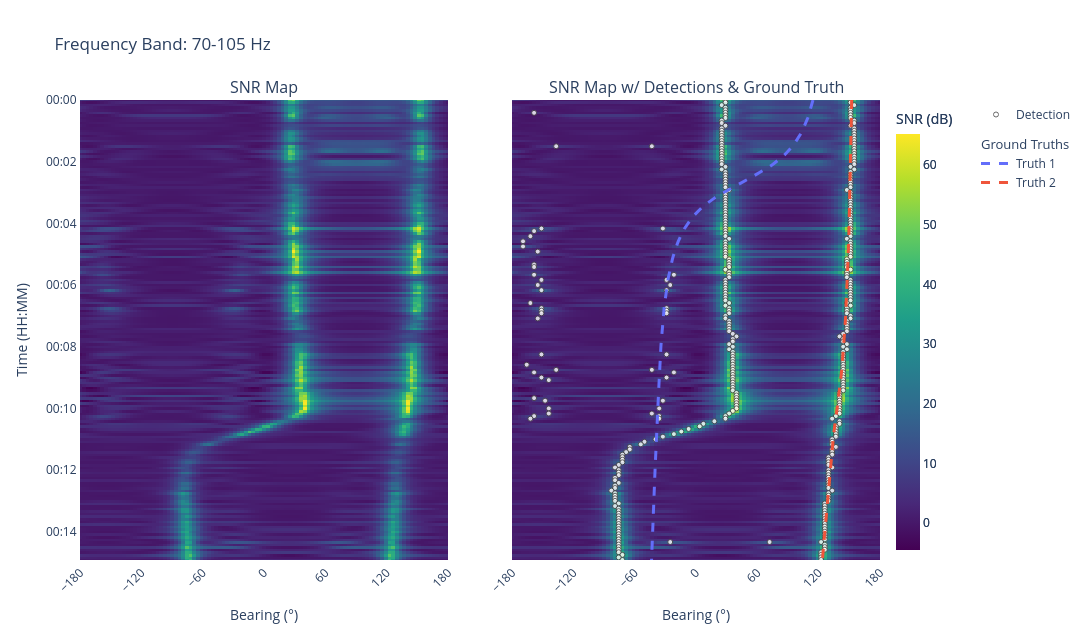
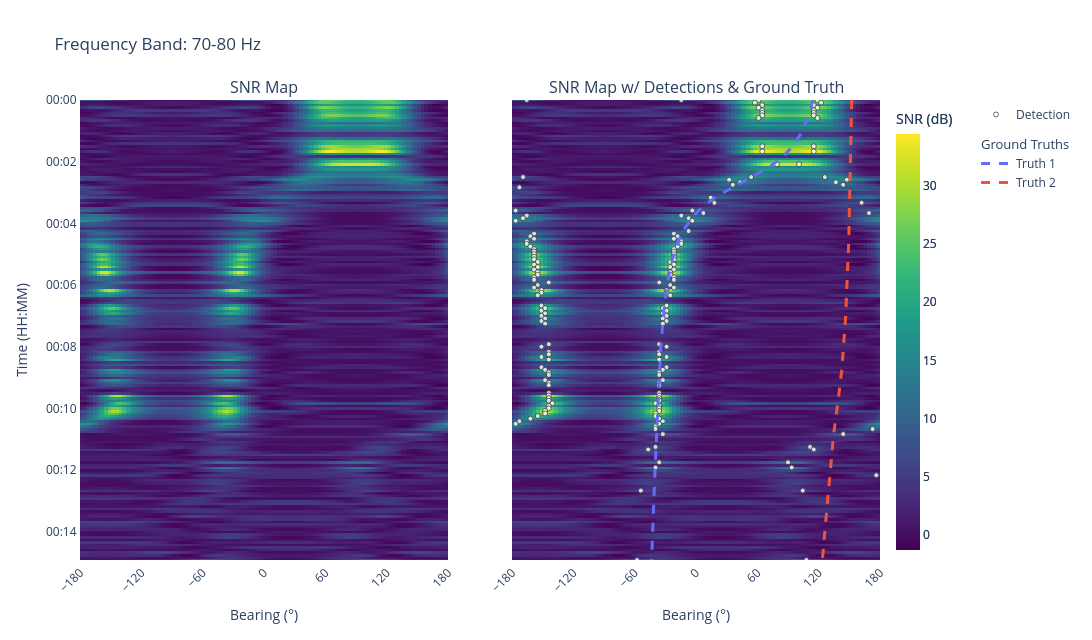
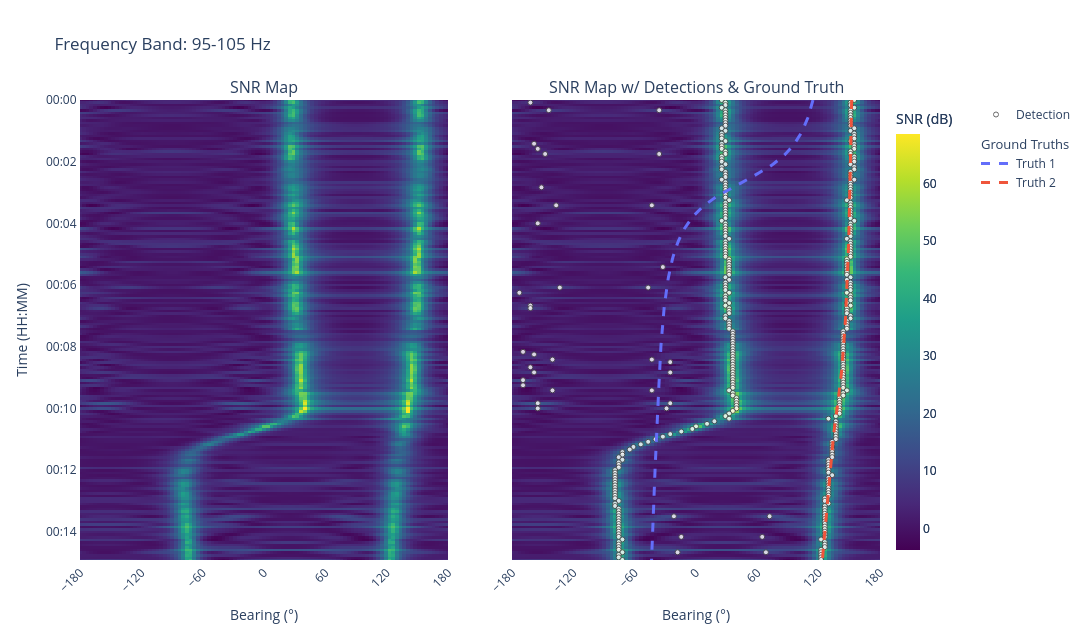

Notebook cell for these charts, in order:
### Markdown cell above
## Per-Band BTR Inspection

These figures inspect each beamformer configuration one at a time. For each band, we first view the raw SNR field and then the same field with detections and bearing truth overlays.

### Code cell
import plotly.express as px
import plotly.graph_objects as go
from plotly.subplots import make_subplots

from bluepebble.plotter import plot_btr

for snr_map, detections_flat, config in zip(
    snr_maps,
    detections_flat_per_bf,
    freq_bands,
    strict=False,
):
    map_rows = min(len(timesteps), snr_map.shape[0])
    timesteps_map = np.array(timesteps[:map_rows])
    snr_map_plot = snr_map[:map_rows]

    fig_btr = make_subplots(
        rows=1,
        cols=2,
        shared_yaxes=True,
        horizontal_spacing=0.08,
        subplot_titles=(
            "SNR Map",
            "SNR Map w/ Detections & Ground Truth",
        ),
    )

    plot_btr(
        data=snr_map_plot,
        timesteps=timesteps_map,
        steering_azimuths=np.rad2deg(steering_azimuths_rad),
        fig=fig_btr,
        row=1,
        col=1,
    )
    plot_btr(
        data=snr_map_plot,
        detections=detections_flat,
        truths=relative_bearing_ground_truths,
        timesteps=timesteps_map,
        steering_azimuths=np.rad2deg(steering_azimuths_rad),
        fig=fig_btr,
        row=1,
        col=2,
    )

    fig_btr.update_layout(
        width=1280,
        height=640,
        title=f"Frequency Band: {config['label']}",
        legend=dict(x=1.12,),
    )
    fig_btr.update_yaxes(title_text="Time (HH:MM)", row=1, col=1)
    fig_btr.update_yaxes(title_text="", row=1, col=2)
    fig_btr.show()

### Figure 1 — Plotly figure (JSON) as saved in the notebook; plotly's stock layout.template omitted (floating-point values rounded to 4 significant figures; data arrays with more than 128 entries replaced by an {"elided": "..."} marker saying what was removed)
{"data": [{"colorbar": {"len": 1, "thickness": 24, "title": {"text": "SNR (dB)"}, "x": 1.02, "xanchor": "left", "xpad": 0}, "colorscale": [[0, "#440154"], [0.1111, "#482878"], [0.2222, "#3e4989"], [0.3333, "#31688e"], [0.4444, "#26828e"], [0.5556, "#1f9e89"], [0.6667, "#35b779"], [0.7778, "#6ece58"], [0.8889, "#b5de2b"], [1, "#fde725"]], "type": "heatmap", "x": [-180.0, -176.4, -172.8, -169.2, -165.6, -162.0, -158.4, -154.8, -151.2, -147.6, -144.0, -140.4, -136.8, -133.2, -129.6, -126.0, -122.4, -118.8, -115.2, -111.6, -108.0, -104.4, -100.8, -97.2, -93.6, -90.0, -86.4, -82.8, -79.2, -75.6, -72.0, -68.4, -64.8, -61.2, -57.6, -54.0, -50.4, -46.8, -43.2, -39.6, -36.0, -32.4, -28.8, -25.2, -21.6, -18.0, -14.4, -10.8, -7.2, -3.6, 2.544e-14, 3.6, 7.2, 10.8, 14.4, 18.0, 21.6, 25.2, 28.8, 32.4, 36.0, 39.6, 43.2, 46.8, 50.4, 54.0, 57.6, 61.2, 64.8, 68.4, 72.0, 75.6, 79.2, 82.8, 86.4, 90.0, 93.6, 97.2, 100.8, 104.4, 108.0, 111.6, 115.2, 118.8, 122.4, 126.0, 129.6, 133.2, 136.8, 140.4, 144.0, 147.6, 151.2, 154.8, 158.4, 162.0, 165.6, 169.2, 172.8, 176.4, 180.0], "xaxis": "x", "y": {"elided": "180 str values"}, "yaxis": "y", "z": {"elided": "180x101 float values"}}, {"colorbar": {"len": 1, "thickness": 24, "title": {"text": "SNR (dB)"}, "x": 1.02, "xanchor": "left", "xpad": 0}, "colorscale": [[0, "#440154"], [0.1111, "#482878"], [0.2222, "#3e4989"], [0.3333, "#31688e"], [0.4444, "#26828e"], [0.5556, "#1f9e89"], [0.6667, "#35b779"], [0.7778, "#6ece58"], [0.8889, "#b5de2b"], [1, "#fde725"]], "type": "heatmap", "x": [-180.0, -176.4, -172.8, -169.2, -165.6, -162.0, -158.4, -154.8, -151.2, -147.6, -144.0, -140.4, -136.8, -133.2, -129.6, -126.0, -122.4, -118.8, -115.2, -111.6, -108.0, -104.4, -100.8, -97.2, -93.6, -90.0, -86.4, -82.8, -79.2, -75.6, -72.0, -68.4, -64.8, -61.2, -57.6, -54.0, -50.4, -46.8, -43.2, -39.6, -36.0, -32.4, -28.8, -25.2, -21.6, -18.0, -14.4, -10.8, -7.2, -3.6, 2.544e-14, 3.6, 7.2, 10.8, 14.4, 18.0, 21.6, 25.2, 28.8, 32.4, 36.0, 39.6, 43.2, 46.8, 50.4, 54.0, 57.6, 61.2, 64.8, 68.4, 72.0, 75.6, 79.2, 82.8, 86.4, 90.0, 93.6, 97.2, 100.8, 104.4, 108.0, 111.6, 115.2, 118.8, 122.4, 126.0, 129.6, 133.2, 136.8, 140.4, 144.0, 147.6, 151.2, 154.8, 158.4, 162.0, 165.6, 169.2, 172.8, 176.4, 180.0], "xaxis": "x2", "y": {"elided": "180 str values"}, "yaxis": "y2", "z": {"elided": "180x101 float values"}}, {"legendgroup": "detections", "marker": {"color": "white", "line": {"width": 1}, "opacity": 0.8, "size": 5}, "mode": "markers", "name": "Detection", "type": "scatter", "x": {"elided": "411 float values"}, "xaxis": "x2", "y": {"elided": "411 str values"}, "yaxis": "y2"}, {"connectgaps": false, "legendgroup": "truths", "legendgrouptitle": {"text": "Ground Truths"}, "line": {"color": "#636EFA", "dash": "dash", "width": 3}, "mode": "lines", "name": "Truth 1", "type": "scatter", "x": {"elided": "180 float values"}, "xaxis": "x2", "y": {"elided": "180 str values"}, "yaxis": "y2"}, {"connectgaps": false, "legendgroup": "truths", "line": {"color": "#EF553B", "dash": "dash", "width": 3}, "mode": "lines", "name": "Truth 2", "type": "scatter", "x": {"elided": "180 float values"}, "xaxis": "x2", "y": {"elided": "180 str values"}, "yaxis": "y2"}], "layout": {"annotations": [{"font": {"size": 16}, "showarrow": false, "text": "SNR Map", "x": 0.23, "xanchor": "center", "xref": "paper", "y": 1, "yanchor": "bottom", "yref": "paper"}, {"font": {"size": 16}, "showarrow": false, "text": "SNR Map w/ Detections & Ground Truth", "x": 0.77, "xanchor": "center", "xref": "paper", "y": 1, "yanchor": "bottom", "yref": "paper"}], "height": 640, "legend": {"x": 1.12}, "title": {"text": "Frequency Band: 70-105 Hz"}, "width": 1280, "xaxis": {"anchor": "y", "domain": [0, 0.46], "dtick": 60, "range": [-180, 180], "showline": true, "tick0": -180, "tickangle": -45, "tickmode": "linear", "title": {"text": "Bearing (°)"}}, "xaxis2": {"anchor": "y2", "domain": [0.54, 1], "dtick": 60, "range": [-180, 180], "showline": true, "tick0": -180, "tickangle": -45, "tickmode": "linear", "title": {"text": "Bearing (°)"}}, "yaxis": {"anchor": "x", "autorange": false, "domain": [0, 1], "range": ["2026-03-02T00:14:55", "2026-03-02T00:00:00"], "showline": true, "tickformat": "%H:%M", "title": {"text": "Time (HH:MM)"}}, "yaxis2": {"anchor": "x2", "autorange": false, "domain": [0, 1], "matches": "y", "range": ["2026-03-02T00:14:55", "2026-03-02T00:00:00"], "showline": true, "showticklabels": false, "tickformat": "%H:%M", "title": {"text": ""}}}}

### Figure 2 — Plotly figure (JSON) as saved in the notebook; plotly's stock layout.template omitted (floating-point values rounded to 4 significant figures; data arrays with more than 128 entries replaced by an {"elided": "..."} marker saying what was removed)
{"data": [{"colorbar": {"len": 1, "thickness": 24, "title": {"text": "SNR (dB)"}, "x": 1.02, "xanchor": "left", "xpad": 0}, "colorscale": [[0, "#440154"], [0.1111, "#482878"], [0.2222, "#3e4989"], [0.3333, "#31688e"], [0.4444, "#26828e"], [0.5556, "#1f9e89"], [0.6667, "#35b779"], [0.7778, "#6ece58"], [0.8889, "#b5de2b"], [1, "#fde725"]], "type": "heatmap", "x": [-180.0, -176.4, -172.8, -169.2, -165.6, -162.0, -158.4, -154.8, -151.2, -147.6, -144.0, -140.4, -136.8, -133.2, -129.6, -126.0, -122.4, -118.8, -115.2, -111.6, -108.0, -104.4, -100.8, -97.2, -93.6, -90.0, -86.4, -82.8, -79.2, -75.6, -72.0, -68.4, -64.8, -61.2, -57.6, -54.0, -50.4, -46.8, -43.2, -39.6, -36.0, -32.4, -28.8, -25.2, -21.6, -18.0, -14.4, -10.8, -7.2, -3.6, 2.544e-14, 3.6, 7.2, 10.8, 14.4, 18.0, 21.6, 25.2, 28.8, 32.4, 36.0, 39.6, 43.2, 46.8, 50.4, 54.0, 57.6, 61.2, 64.8, 68.4, 72.0, 75.6, 79.2, 82.8, 86.4, 90.0, 93.6, 97.2, 100.8, 104.4, 108.0, 111.6, 115.2, 118.8, 122.4, 126.0, 129.6, 133.2, 136.8, 140.4, 144.0, 147.6, 151.2, 154.8, 158.4, 162.0, 165.6, 169.2, 172.8, 176.4, 180.0], "xaxis": "x", "y": {"elided": "180 str values"}, "yaxis": "y", "z": {"elided": "180x101 float values"}}, {"colorbar": {"len": 1, "thickness": 24, "title": {"text": "SNR (dB)"}, "x": 1.02, "xanchor": "left", "xpad": 0}, "colorscale": [[0, "#440154"], [0.1111, "#482878"], [0.2222, "#3e4989"], [0.3333, "#31688e"], [0.4444, "#26828e"], [0.5556, "#1f9e89"], [0.6667, "#35b779"], [0.7778, "#6ece58"], [0.8889, "#b5de2b"], [1, "#fde725"]], "type": "heatmap", "x": [-180.0, -176.4, -172.8, -169.2, -165.6, -162.0, -158.4, -154.8, -151.2, -147.6, -144.0, -140.4, -136.8, -133.2, -129.6, -126.0, -122.4, -118.8, -115.2, -111.6, -108.0, -104.4, -100.8, -97.2, -93.6, -90.0, -86.4, -82.8, -79.2, -75.6, -72.0, -68.4, -64.8, -61.2, -57.6, -54.0, -50.4, -46.8, -43.2, -39.6, -36.0, -32.4, -28.8, -25.2, -21.6, -18.0, -14.4, -10.8, -7.2, -3.6, 2.544e-14, 3.6, 7.2, 10.8, 14.4, 18.0, 21.6, 25.2, 28.8, 32.4, 36.0, 39.6, 43.2, 46.8, 50.4, 54.0, 57.6, 61.2, 64.8, 68.4, 72.0, 75.6, 79.2, 82.8, 86.4, 90.0, 93.6, 97.2, 100.8, 104.4, 108.0, 111.6, 115.2, 118.8, 122.4, 126.0, 129.6, 133.2, 136.8, 140.4, 144.0, 147.6, 151.2, 154.8, 158.4, 162.0, 165.6, 169.2, 172.8, 176.4, 180.0], "xaxis": "x2", "y": {"elided": "180 str values"}, "yaxis": "y2", "z": {"elided": "180x101 float values"}}, {"legendgroup": "detections", "marker": {"color": "white", "line": {"width": 1}, "opacity": 0.8, "size": 5}, "mode": "markers", "name": "Detection", "type": "scatter", "x": {"elided": "184 float values"}, "xaxis": "x2", "y": {"elided": "184 str values"}, "yaxis": "y2"}, {"connectgaps": false, "legendgroup": "truths", "legendgrouptitle": {"text": "Ground Truths"}, "line": {"color": "#636EFA", "dash": "dash", "width": 3}, "mode": "lines", "name": "Truth 1", "type": "scatter", "x": {"elided": "180 float values"}, "xaxis": "x2", "y": {"elided": "180 str values"}, "yaxis": "y2"}, {"connectgaps": false, "legendgroup": "truths", "line": {"color": "#EF553B", "dash": "dash", "width": 3}, "mode": "lines", "name": "Truth 2", "type": "scatter", "x": {"elided": "180 float values"}, "xaxis": "x2", "y": {"elided": "180 str values"}, "yaxis": "y2"}], "layout": {"annotations": [{"font": {"size": 16}, "showarrow": false, "text": "SNR Map", "x": 0.23, "xanchor": "center", "xref": "paper", "y": 1, "yanchor": "bottom", "yref": "paper"}, {"font": {"size": 16}, "showarrow": false, "text": "SNR Map w/ Detections & Ground Truth", "x": 0.77, "xanchor": "center", "xref": "paper", "y": 1, "yanchor": "bottom", "yref": "paper"}], "height": 640, "legend": {"x": 1.12}, "title": {"text": "Frequency Band: 70-80 Hz"}, "width": 1280, "xaxis": {"anchor": "y", "domain": [0, 0.46], "dtick": 60, "range": [-180, 180], "showline": true, "tick0": -180, "tickangle": -45, "tickmode": "linear", "title": {"text": "Bearing (°)"}}, "xaxis2": {"anchor": "y2", "domain": [0.54, 1], "dtick": 60, "range": [-180, 180], "showline": true, "tick0": -180, "tickangle": -45, "tickmode": "linear", "title": {"text": "Bearing (°)"}}, "yaxis": {"anchor": "x", "autorange": false, "domain": [0, 1], "range": ["2026-03-02T00:14:55", "2026-03-02T00:00:00"], "showline": true, "tickformat": "%H:%M", "title": {"text": "Time (HH:MM)"}}, "yaxis2": {"anchor": "x2", "autorange": false, "domain": [0, 1], "matches": "y", "range": ["2026-03-02T00:14:55", "2026-03-02T00:00:00"], "showline": true, "showticklabels": false, "tickformat": "%H:%M", "title": {"text": ""}}}}

### Figure 3 — Plotly figure (JSON) as saved in the notebook; plotly's stock layout.template omitted (floating-point values rounded to 4 significant figures; data arrays with more than 128 entries replaced by an {"elided": "..."} marker saying what was removed)
{"data": [{"colorbar": {"len": 1, "thickness": 24, "title": {"text": "SNR (dB)"}, "x": 1.02, "xanchor": "left", "xpad": 0}, "colorscale": [[0, "#440154"], [0.1111, "#482878"], [0.2222, "#3e4989"], [0.3333, "#31688e"], [0.4444, "#26828e"], [0.5556, "#1f9e89"], [0.6667, "#35b779"], [0.7778, "#6ece58"], [0.8889, "#b5de2b"], [1, "#fde725"]], "type": "heatmap", "x": [-180.0, -176.4, -172.8, -169.2, -165.6, -162.0, -158.4, -154.8, -151.2, -147.6, -144.0, -140.4, -136.8, -133.2, -129.6, -126.0, -122.4, -118.8, -115.2, -111.6, -108.0, -104.4, -100.8, -97.2, -93.6, -90.0, -86.4, -82.8, -79.2, -75.6, -72.0, -68.4, -64.8, -61.2, -57.6, -54.0, -50.4, -46.8, -43.2, -39.6, -36.0, -32.4, -28.8, -25.2, -21.6, -18.0, -14.4, -10.8, -7.2, -3.6, 2.544e-14, 3.6, 7.2, 10.8, 14.4, 18.0, 21.6, 25.2, 28.8, 32.4, 36.0, 39.6, 43.2, 46.8, 50.4, 54.0, 57.6, 61.2, 64.8, 68.4, 72.0, 75.6, 79.2, 82.8, 86.4, 90.0, 93.6, 97.2, 100.8, 104.4, 108.0, 111.6, 115.2, 118.8, 122.4, 126.0, 129.6, 133.2, 136.8, 140.4, 144.0, 147.6, 151.2, 154.8, 158.4, 162.0, 165.6, 169.2, 172.8, 176.4, 180.0], "xaxis": "x", "y": {"elided": "180 str values"}, "yaxis": "y", "z": {"elided": "180x101 float values"}}, {"colorbar": {"len": 1, "thickness": 24, "title": {"text": "SNR (dB)"}, "x": 1.02, "xanchor": "left", "xpad": 0}, "colorscale": [[0, "#440154"], [0.1111, "#482878"], [0.2222, "#3e4989"], [0.3333, "#31688e"], [0.4444, "#26828e"], [0.5556, "#1f9e89"], [0.6667, "#35b779"], [0.7778, "#6ece58"], [0.8889, "#b5de2b"], [1, "#fde725"]], "type": "heatmap", "x": [-180.0, -176.4, -172.8, -169.2, -165.6, -162.0, -158.4, -154.8, -151.2, -147.6, -144.0, -140.4, -136.8, -133.2, -129.6, -126.0, -122.4, -118.8, -115.2, -111.6, -108.0, -104.4, -100.8, -97.2, -93.6, -90.0, -86.4, -82.8, -79.2, -75.6, -72.0, -68.4, -64.8, -61.2, -57.6, -54.0, -50.4, -46.8, -43.2, -39.6, -36.0, -32.4, -28.8, -25.2, -21.6, -18.0, -14.4, -10.8, -7.2, -3.6, 2.544e-14, 3.6, 7.2, 10.8, 14.4, 18.0, 21.6, 25.2, 28.8, 32.4, 36.0, 39.6, 43.2, 46.8, 50.4, 54.0, 57.6, 61.2, 64.8, 68.4, 72.0, 75.6, 79.2, 82.8, 86.4, 90.0, 93.6, 97.2, 100.8, 104.4, 108.0, 111.6, 115.2, 118.8, 122.4, 126.0, 129.6, 133.2, 136.8, 140.4, 144.0, 147.6, 151.2, 154.8, 158.4, 162.0, 165.6, 169.2, 172.8, 176.4, 180.0], "xaxis": "x2", "y": {"elided": "180 str values"}, "yaxis": "y2", "z": {"elided": "180x101 float values"}}, {"legendgroup": "detections", "marker": {"color": "white", "line": {"width": 1}, "opacity": 0.8, "size": 5}, "mode": "markers", "name": "Detection", "type": "scatter", "x": {"elided": "399 float values"}, "xaxis": "x2", "y": {"elided": "399 str values"}, "yaxis": "y2"}, {"connectgaps": false, "legendgroup": "truths", "legendgrouptitle": {"text": "Ground Truths"}, "line": {"color": "#636EFA", "dash": "dash", "width": 3}, "mode": "lines", "name": "Truth 1", "type": "scatter", "x": {"elided": "180 float values"}, "xaxis": "x2", "y": {"elided": "180 str values"}, "yaxis": "y2"}, {"connectgaps": false, "legendgroup": "truths", "line": {"color": "#EF553B", "dash": "dash", "width": 3}, "mode": "lines", "name": "Truth 2", "type": "scatter", "x": {"elided": "180 float values"}, "xaxis": "x2", "y": {"elided": "180 str values"}, "yaxis": "y2"}], "layout": {"annotations": [{"font": {"size": 16}, "showarrow": false, "text": "SNR Map", "x": 0.23, "xanchor": "center", "xref": "paper", "y": 1, "yanchor": "bottom", "yref": "paper"}, {"font": {"size": 16}, "showarrow": false, "text": "SNR Map w/ Detections & Ground Truth", "x": 0.77, "xanchor": "center", "xref": "paper", "y": 1, "yanchor": "bottom", "yref": "paper"}], "height": 640, "legend": {"x": 1.12}, "title": {"text": "Frequency Band: 95-105 Hz"}, "width": 1280, "xaxis": {"anchor": "y", "domain": [0, 0.46], "dtick": 60, "range": [-180, 180], "showline": true, "tick0": -180, "tickangle": -45, "tickmode": "linear", "title": {"text": "Bearing (°)"}}, "xaxis2": {"anchor": "y2", "domain": [0.54, 1], "dtick": 60, "range": [-180, 180], "showline": true, "tick0": -180, "tickangle": -45, "tickmode": "linear", "title": {"text": "Bearing (°)"}}, "yaxis": {"anchor": "x", "autorange": false, "domain": [0, 1], "range": ["2026-03-02T00:14:55", "2026-03-02T00:00:00"], "showline": true, "tickformat": "%H:%M", "title": {"text": "Time (HH:MM)"}}, "yaxis2": {"anchor": "x2", "autorange": false, "domain": [0, 1], "matches": "y", "range": ["2026-03-02T00:14:55", "2026-03-02T00:00:00"], "showline": true, "showticklabels": false, "tickformat": "%H:%M", "title": {"text": ""}}}}
